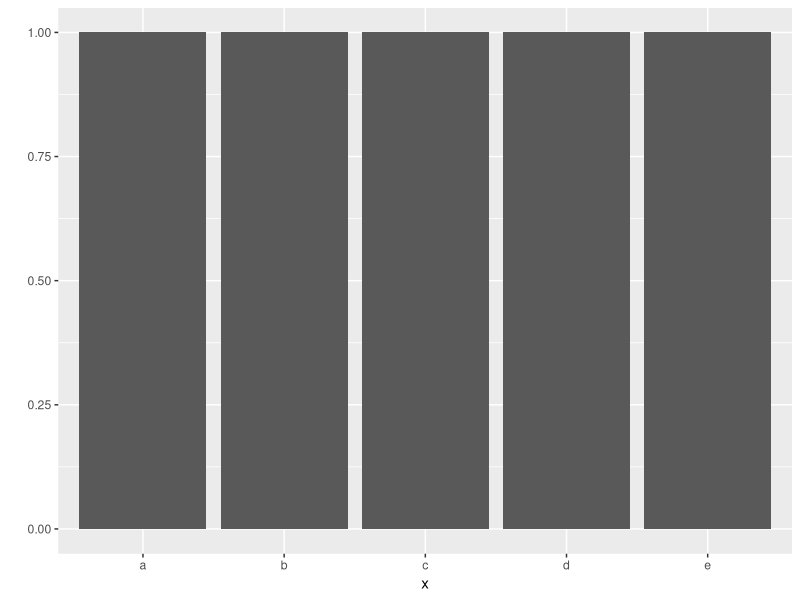
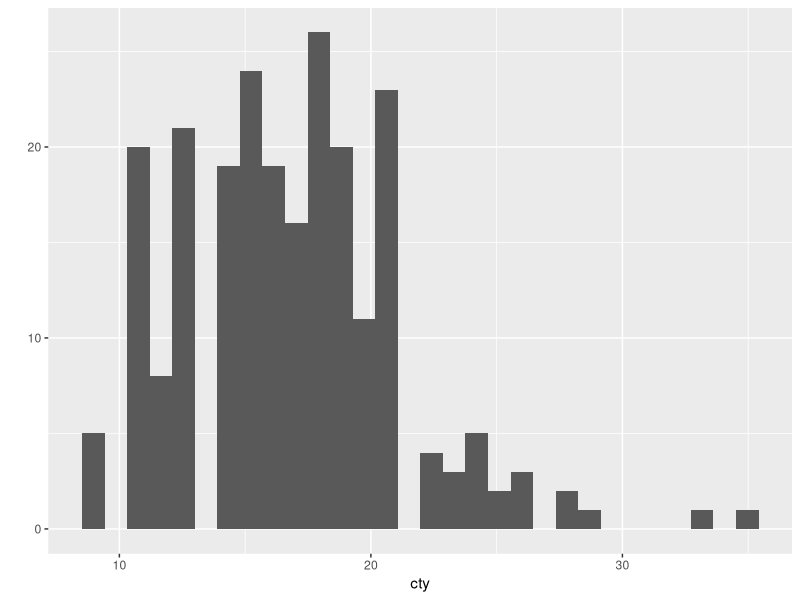
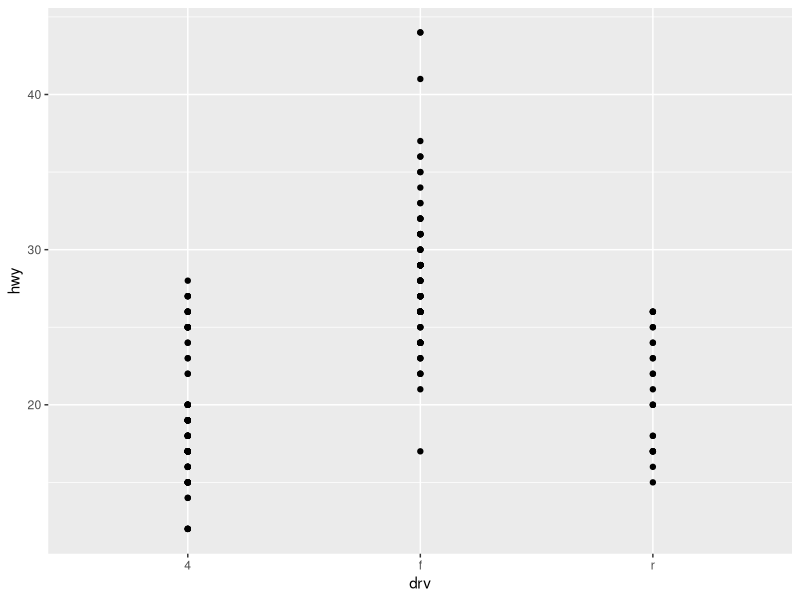
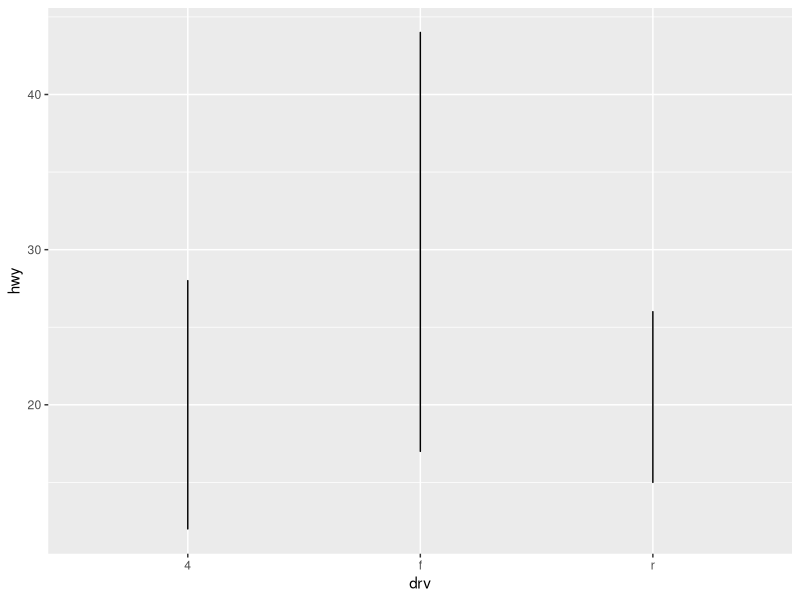
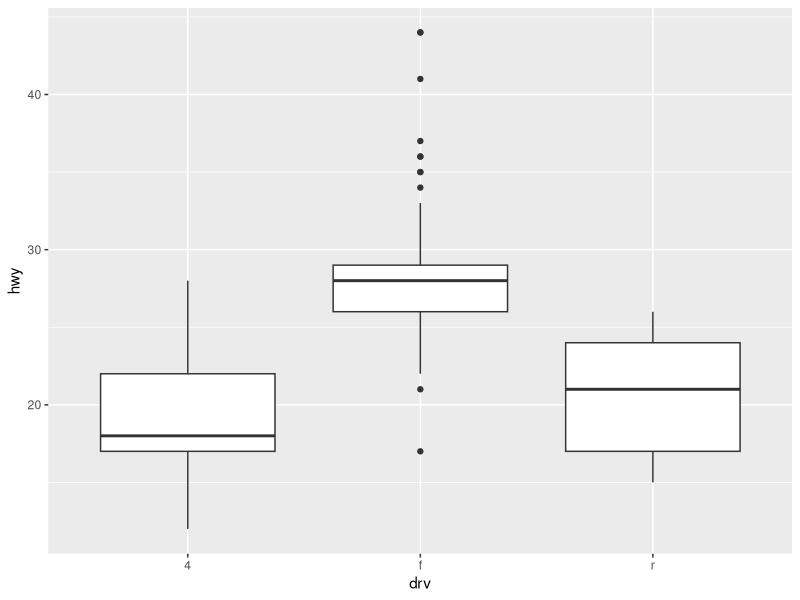
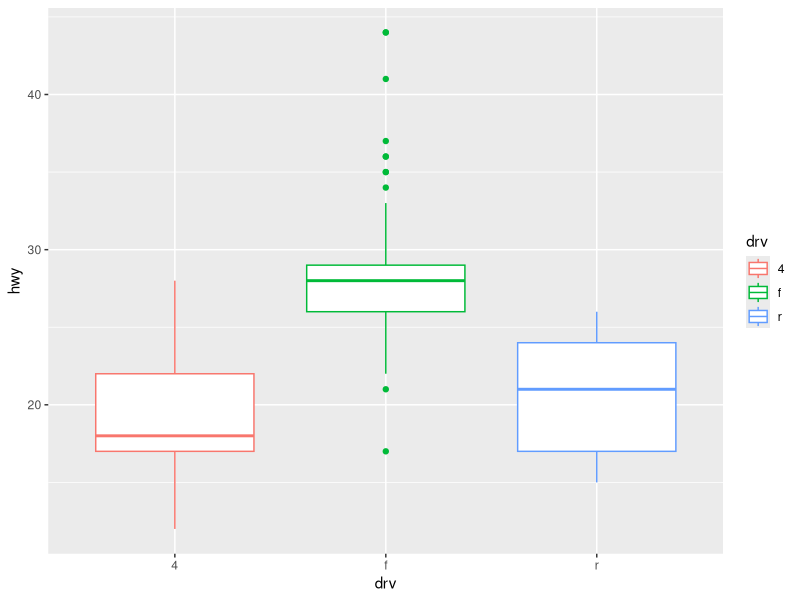

R code for these plots, in order:
# %% In[0]: install package ggplot2
library('ggplot2')

# %% In[1]: Test QPlot
x <- c('a', 'b', 'c', 'd', 'e')

qplot(x)

# %% In[2]: QPlot the mpg data

qplot(data = mpg, x = cty)
qplot(data = mpg, x = drv, y = hwy)
qplot(data = mpg, x = drv, y = hwy, geom = 'line')
qplot(data = mpg, x = drv, y = hwy, geom = 'boxplot')
qplot(data = mpg, x = drv, y = hwy, geom = 'boxplot', color = drv)

help(qplot)
